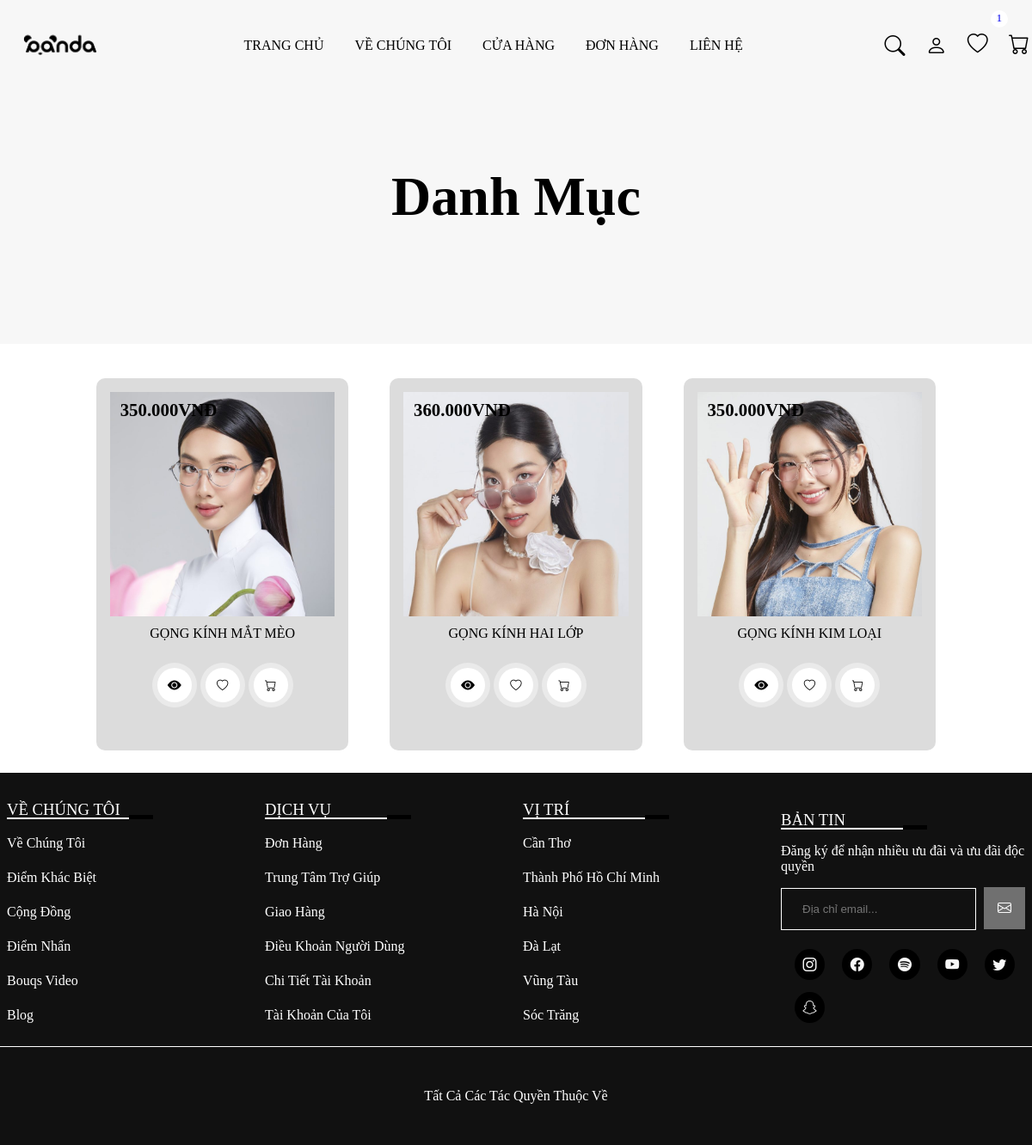
Screenshot of /categories.php?id=8 (signed in) with the database file from the repository.
### tables this page shows
CREATE TABLE `products` (
  `id` int(255) NOT NULL,
  `name` varchar(255) NOT NULL,
  `price` float NOT NULL,
  `product_detail` varchar(1000) NOT NULL,
  `image` varchar(255) NOT NULL,
  `status` varchar(50) NOT NULL DEFAULT 'Đang hoạt động',
  `brands` varchar(255) NOT NULL,
  `categories` varchar(255) NOT NULL
);

### categories.php (the view, shortened to what this page needs)
<?php
include 'connection.php';
$category_name = "";
?>
<!DOCTYPE html>
<html lang="en">
<head>
    <link rel="stylesheet" href="https://cdn.jsdelivr.net/npm/bootstrap-icons@1.9.1/font/bootstrap-icons.css">
    <link rel="stylesheet" type="text/css" href="main.css?v=1.1 <?php echo time();?>">
</head>
<body>
    <?php include 'header.php' ?>
    <div class="banner">
        <div class="detail">
            <h1 style="padding: 80px;">Danh mục <?php echo $category_name; ?></h1>
        </div>
    </div>
    <section class="shop">
    <div class="box-container">
        <?php
        if (isset($_GET['id'])) {
            $category_id = $_GET['id'];
            $select_categories = $conn->prepare("SELECT name FROM categories WHERE id = ?");
            $select_categories->bind_param("i", $category_id);
            $select_categories->execute();
            $result_categories = $select_categories->get_result();
            if ($result_categories->num_rows > 0) {
                $category_name = $result_categories->fetch_assoc()['name'];
                $status = 'Đang hoạt động';
                $select_products = $conn->prepare("SELECT * FROM `products` WHERE BINARY categories = ? AND status = ?");
                $select_products->bind_param("ss", $category_name, $status);
                $select_products->execute();
                $result_products = $select_products->get_result();
                if ($result_products->num_rows > 0) {
                    while ($fetch_products = $result_products->fetch_assoc()) {
        ?>
                        <form method="post" class="box">
                            <img class="imgshop" src="image/<?php echo $fetch_products['image']; ?>">
                            <div class="priceshop"><?php echo number_format($fetch_products['price'], 0, '.', '.'); ?>VNĐ</div>
                            <div class="name"><?php echo $fetch_products['name']; ?></div>
                            <div class="icon">
                                <a href="view_page.php?pid=<?php echo $fetch_products['id']; ?>" class="bi bi-eye-fill"></a>
                                <button type="submit" name="add_to_wishlist" class="bi bi-heart"></button>
                                <button type="submit" name="add_to_cart" class="bi bi-cart"></button>
                            </div>
                        </form>
        <?php
                    }
                } else {
                    echo "Không tìm thấy sản phẩm cho danh mục này.";
                }
            } else {
                echo "Không tìm thấy danh mục";
            }
        } else {
            echo "Không có ID danh mục được cung cấp.";
        }
        ?>
    </div>
    </section>
    <?php include 'footer.php'?>
</body>
</html>

### main.css (style rules this page uses)
* { margin: 0; padding: 0; box-sizing: border-box; }
:root { --box-shadow: 0px 0px 0px 6px rgb(255 255 255/40%); --orange: #f7f7f7; }
a { text-decoration: none; }
input, button, select, textarea { outline: none; border :1px solid #55555544; background: transparent; width: 100%; padding: 1rem 1.5rem; border-radius: 10px; margin: 1rem 0; }
button { cursor: pointer; }
.banner { background: var(--orange); width: 100%; height: 50vh; position: relative; z-index: 1; }
.banner::before { position: absolute; content: ''; bottom: -18%; right: 0; width: 316px; height: 245px; background-size: 316px; }
.banner .detail { padding: 7rem 0; text-align: center; z-index: 200; justify-content: center; }
.banner .detail h1 { font-size: 4rem; color: #000; text-transform: capitalize; }
.testimonial-fluid::after, .project::after, .banner::after { content: ''; background-image: url(''); position: absolute; background-repeat: no-repeat; bottom: -120px; width: 330px; height: 226px; right: 0%; background-size: 330px; z-index: 1; }
.box-container { padding: 2% 8%; display: grid; grid-template-columns: repeat(auto-fit, minmax(20rem, 1fr)); column-gap: 1rem; }
.box-container .box { background: #DCDCDC; box-shadow: var(--orange); padding: 1rem; margin: 1rem; text-align: center; border-radius: 10px; line-height: 2; text-transform: uppercase; position: relative; }
.box-container .box img { width: 100%; height: 100%; }
.box-container .box .imgshop { width: 100%; height: 65%; }
.box-container .box .icon, .popular-brands-content .card .icon { display: flex; padding: 0; justify-content: center; align-items: center; background: #DCDCDC; margin: 1rem; }
.box-container .box button, .popular-brands-content .card button { border: none; cursor: pointer; }
.box-container .box .icon button, .box-container .box .icon a, .popular-brands-content .card button, .popular-brands-content .card a { width: 40px; height: 40px; border-radius: 50%; padding: 0; display: flex; justify-content: center; align-items: center; color: #000; background: #fff; margin: .5rem; box-shadow: var(--box-shadow); }
.name { padding-top: 0.3rem; }
.priceshop, .pricewishlist, .pricecart { color: #000; position: absolute; text-align: 5%; left: 4%; top: 3%; font-weight: bold; font-size: 1.3rem; padding-left: 1rem; padding-top: .2rem; padding-right: .2rem; }

### rows the page displays
products: image (picture), price "350.000", name "GỌNG KÍNH MẮT MÈO"
products: image (picture), price "360.000", name "GỌNG KÍNH HAI LỚP"
products: image (picture), price "350.000", name "GỌNG KÍNH KIM LOẠI"

### other values shown
$wishlist_num_rows "1"
